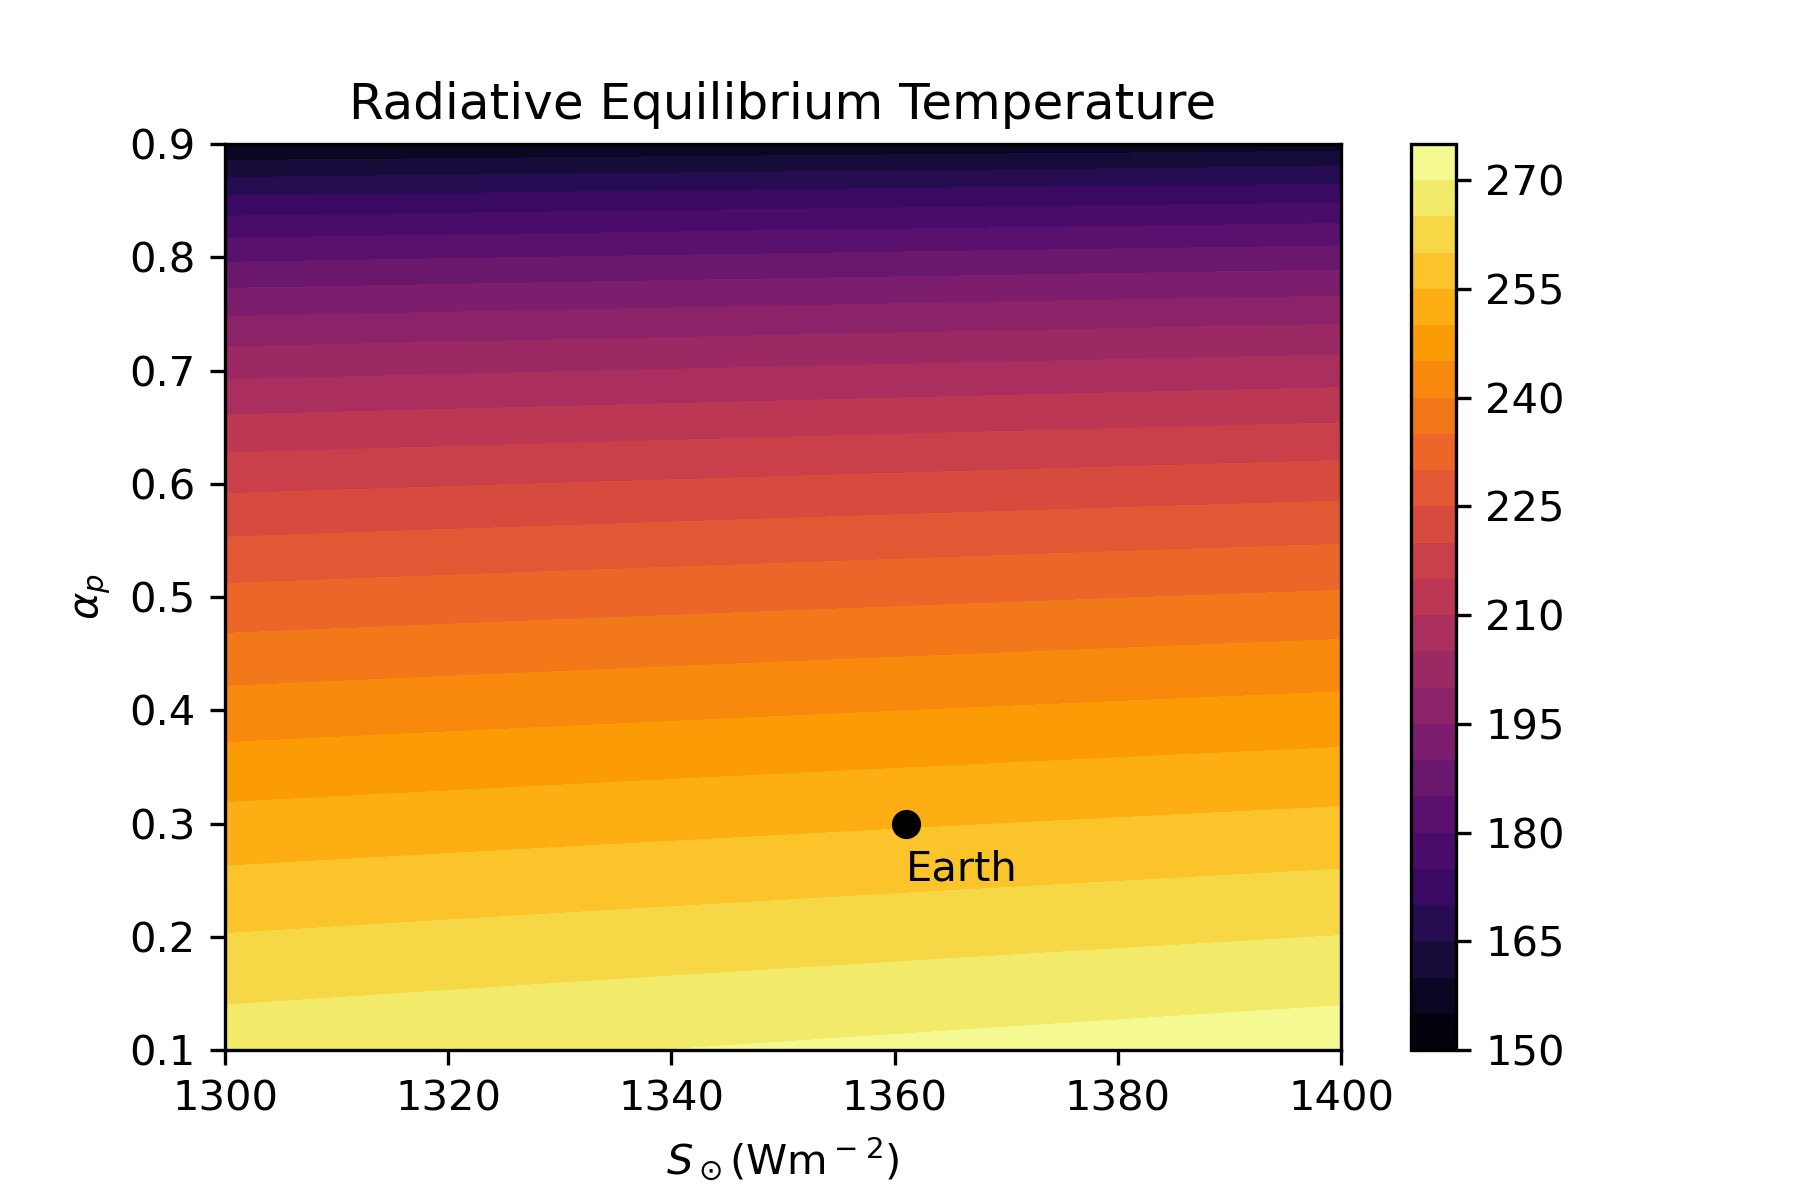

Generate this figure with Python:
import numpy             as np
import matplotlib.pyplot as plt
import RET               as RET

So = np.arange(1300, 1401, 2)
ap = np.arange(0.1, 0.91, 0.02)

So, ap = np.meshgrid(np.arange(1300, 1401, 2), np.arange(0.1, 0.91, 0.02))
Te = RET.Myfun_Te(So, ap)

plt.title('Radiative Equilibrium Temperature')
plt.xlabel(r'$S_\odot$(Wm$^-$$^2$)')
plt.ylabel(r'$\alpha_p$')
r = np.arange(150, 276, 5)
plt.plot(1361, 0.3, 'ko')
plt.text(1361, 0.25, 'Earth')
CS = plt.contourf(So, ap, Te, levels = r, cmap = 'inferno')
CS.set_cticks = r
plt.colorbar(CS,orientation='vertical')
plt.savefig("midc.png", dpi=300)